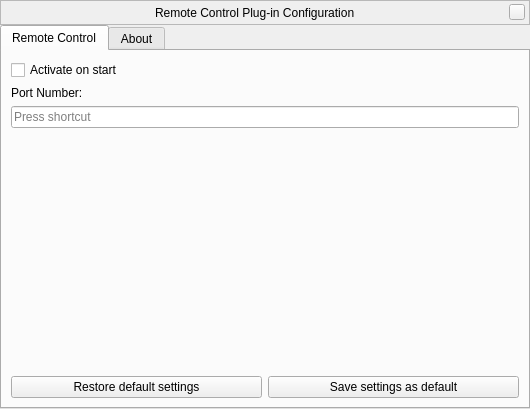
<?xml version="1.0" encoding="UTF-8"?>
<ui version="4.0">
 <class>remoteControlDialog</class>
 <widget class="QWidget" name="remoteControlDialog">
  <property name="geometry">
   <rect>
    <x>0</x>
    <y>0</y>
    <width>530</width>
    <height>409</height>
   </rect>
  </property>
  <property name="windowTitle">
   <string>Remote Control Configuration</string>
  </property>
  <layout class="QVBoxLayout" name="verticalLayout_2">
   <property name="spacing">
    <number>0</number>
   </property>
   <property name="leftMargin">
    <number>0</number>
   </property>
   <property name="topMargin">
    <number>0</number>
   </property>
   <property name="rightMargin">
    <number>0</number>
   </property>
   <property name="bottomMargin">
    <number>0</number>
   </property>
   <item>
    <widget class="BarFrame" name="TitleBar">
     <property name="sizePolicy">
      <sizepolicy hsizetype="Expanding" vsizetype="Fixed">
       <horstretch>0</horstretch>
       <verstretch>0</verstretch>
      </sizepolicy>
     </property>
     <property name="minimumSize">
      <size>
       <width>530</width>
       <height>25</height>
      </size>
     </property>
     <property name="maximumSize">
      <size>
       <width>16777215</width>
       <height>25</height>
      </size>
     </property>
     <property name="focusPolicy">
      <enum>Qt::NoFocus</enum>
     </property>
     <property name="autoFillBackground">
      <bool>false</bool>
     </property>
     <property name="frameShape">
      <enum>QFrame::StyledPanel</enum>
     </property>
     <layout class="QHBoxLayout">
      <property name="spacing">
       <number>0</number>
      </property>
      <property name="leftMargin">
       <number>0</number>
      </property>
      <property name="topMargin">
       <number>0</number>
      </property>
      <property name="rightMargin">
       <number>4</number>
      </property>
      <property name="bottomMargin">
       <number>0</number>
      </property>
      <item>
       <spacer>
        <property name="orientation">
         <enum>Qt::Horizontal</enum>
        </property>
        <property name="sizeHint" stdset="0">
         <size>
          <width>40</width>
          <height>20</height>
         </size>
        </property>
       </spacer>
      </item>
      <item>
       <widget class="QLabel" name="stelWindowTitle">
        <property name="text">
         <string>Remote Control Plug-in Configuration</string>
        </property>
       </widget>
      </item>
      <item>
       <spacer>
        <property name="orientation">
         <enum>Qt::Horizontal</enum>
        </property>
        <property name="sizeHint" stdset="0">
         <size>
          <width>40</width>
          <height>20</height>
         </size>
        </property>
       </spacer>
      </item>
      <item>
       <widget class="QPushButton" name="closeStelWindow">
        <property name="minimumSize">
         <size>
          <width>16</width>
          <height>16</height>
         </size>
        </property>
        <property name="maximumSize">
         <size>
          <width>16</width>
          <height>16</height>
         </size>
        </property>
        <property name="focusPolicy">
         <enum>Qt::NoFocus</enum>
        </property>
        <property name="text">
         <string/>
        </property>
       </widget>
      </item>
     </layout>
    </widget>
   </item>
   <item>
    <widget class="QTabWidget" name="tabs">
     <property name="currentIndex">
      <number>0</number>
     </property>
     <property name="documentMode">
      <bool>false</bool>
     </property>
     <widget class="QWidget" name="settingsTab">
      <attribute name="title">
       <string>Remote Control</string>
      </attribute>
      <layout class="QVBoxLayout" name="verticalLayout_3">
       <item>
        <widget class="QCheckBox" name="activateOnStartCheckBox">
         <property name="enabled">
          <bool>true</bool>
         </property>
         <property name="text">
          <string>Activate on start</string>
         </property>
        </widget>
       </item>
       <item>
        <widget class="QLabel" name="label">
         <property name="text">
          <string>Port Number:</string>
         </property>
        </widget>
       </item>
       <item>
        <widget class="QKeySequenceEdit" name="portNumberKeySequenceEdit">
         <property name="toolTip">
          <string>Enter port number to access internal web server.</string>
         </property>
        </widget>
       </item>
       <item>
        <spacer name="verticalSpacer_3">
         <property name="orientation">
          <enum>Qt::Vertical</enum>
         </property>
         <property name="sizeHint" stdset="0">
          <size>
           <width>20</width>
           <height>120</height>
          </size>
         </property>
        </spacer>
       </item>
       <item>
        <layout class="QHBoxLayout" name="horizontalLayout_7">
         <item>
          <widget class="QPushButton" name="restoreDefaultsButton">
           <property name="sizePolicy">
            <sizepolicy hsizetype="Expanding" vsizetype="Fixed">
             <horstretch>0</horstretch>
             <verstretch>0</verstretch>
            </sizepolicy>
           </property>
           <property name="text">
            <string>Restore default settings</string>
           </property>
          </widget>
         </item>
         <item>
          <widget class="QPushButton" name="saveSettingsButton">
           <property name="sizePolicy">
            <sizepolicy hsizetype="Expanding" vsizetype="Fixed">
             <horstretch>0</horstretch>
             <verstretch>0</verstretch>
            </sizepolicy>
           </property>
           <property name="text">
            <string>Save settings as default</string>
           </property>
          </widget>
         </item>
        </layout>
       </item>
      </layout>
     </widget>
     <widget class="QWidget" name="aboutTab">
      <attribute name="title">
       <string comment="tab in plugin windows">About</string>
      </attribute>
      <layout class="QVBoxLayout" name="verticalLayout_11">
       <property name="spacing">
        <number>9</number>
       </property>
       <item>
        <widget class="QTextBrowser" name="aboutTextBrowser">
         <property name="openExternalLinks">
          <bool>true</bool>
         </property>
         <property name="openLinks">
          <bool>true</bool>
         </property>
        </widget>
       </item>
      </layout>
     </widget>
    </widget>
   </item>
  </layout>
 </widget>
 <customwidgets>
  <customwidget>
   <class>BarFrame</class>
   <extends>QFrame</extends>
   <header>Dialog.hpp</header>
   <container>1</container>
  </customwidget>
 </customwidgets>
 <resources/>
 <connections/>
</ui>
